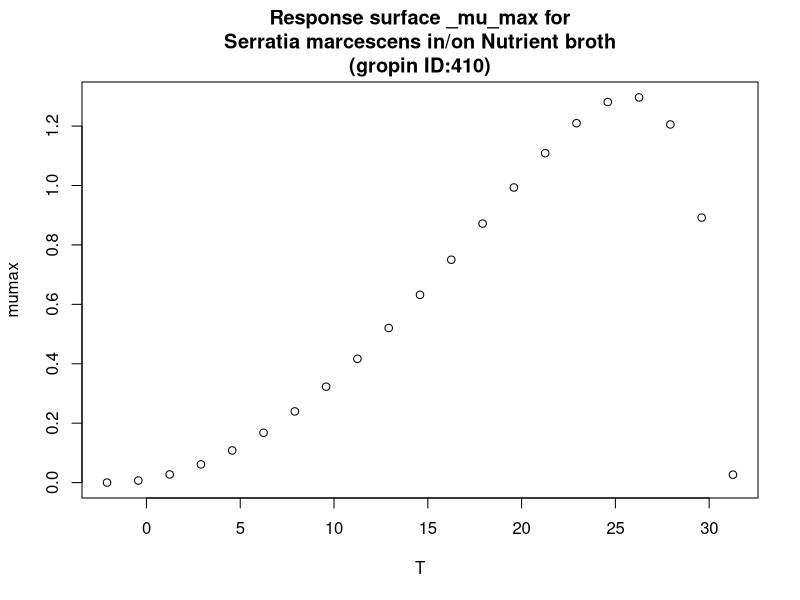

This figure's R source:
#############################
# start of Parameter script
#############################
T <- seq(-2.1021,31.2687312687313,length.out=21)
#############################
# end of Parameter script
#############################
############################# 
# start of Model script Gropin ID 410 
#############################
 
# constant coefficients for this model
 
variables <- data.frame(T)
argumentsPar <- unique.data.frame(expand.grid(variables))
 
# heart of the model
response_surface <- function(T) {
   mumax <-(1.3*(T-31.3)*((T+2.1)^2))/((25.8+2.1)*((25.8+2.1)*(T-25.8)-(25.8-31.3)*(25.8-2.1-2*T)))

	return(mumax=mumax)
} 

# output parameters
responseSurface <- cbind(argumentsPar,response_surface(argumentsPar['T']))
colnames(responseSurface) <- c(colnames(argumentsPar),'mumax')
#############################
# End of Model script
#############################
############################# 
# start of Visualisation script Gropin ID 410 
#############################
titleText <-'Response surface _mu_max for
Serratia marcescens in/on Nutrient broth
(gropin ID:410)'
plot(T,responseSurface$'mumax',xlab='T',
                          ylab='mumax',main=titleText)
#############################
# End of Visualisation script
#############################
